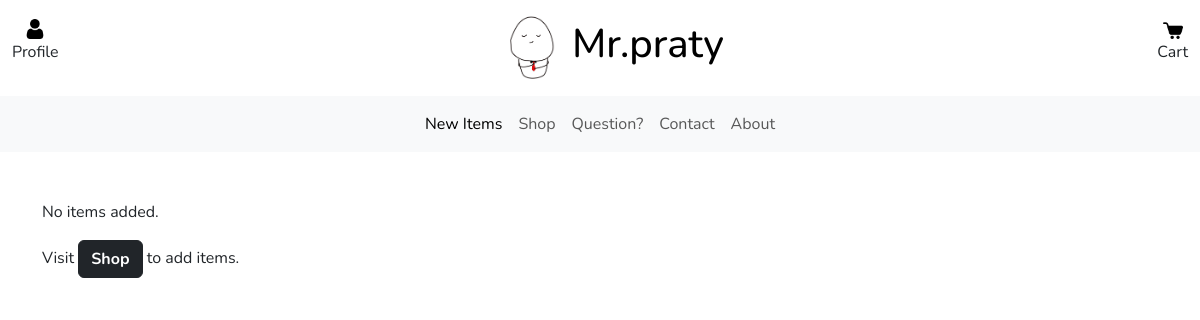
The app's page /checkout (signed in), older data.
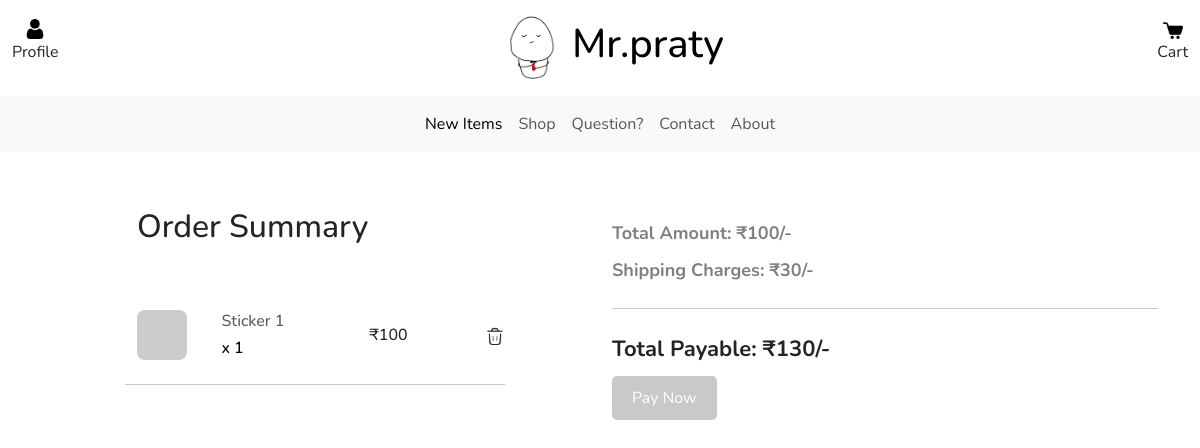
The same page, newer data.
### PratyushDoodlesApp/models/UserModel.py (models this page shows, shortened)
class CartItem(db.Model):
    __tablename__ = 'cart_item'
    id = db.Column(db.Integer, primary_key=True)
    quantity = db.Column(db.Integer, nullable=False)
    cart_id = db.Column(db.Integer, db.ForeignKey('cart.id'), nullable=False)
    product_id = db.Column(db.Integer, db.ForeignKey('product.id'), nullable=False)
    def get_product(self):
        product = Product.query.filter_by(id = self.product_id).first()
        return product

### PratyushDoodlesApp/models/ProductModel.py (models this page shows, shortened)
class Product(db.Model):
    __tablename__ = 'product'
    id = db.Column(db.Integer, primary_key=True)
    name = db.Column(db.String(255), nullable=False)
    description = db.Column(db.String(255), nullable=False)
    price = db.Column(db.Integer, nullable=False)
    stock_quantity = db.Column(db.Integer, nullable=False)
    discount_percent = db.Column(db.Integer, nullable=True)
    product_highlight = db.Column(db.String(255), nullable=True)
    product_images = db.relationship('ProductImage', backref = 'of_product', lazy=True)

### PratyushDoodlesApp/business/checkout.py (the view)
@checkout_bp.route('/checkout')
def checkout():
    data = getCartData()
    return render_template('checkout.html', data=data)

### PratyushDoodlesApp/business/auth.py (called while the page is built)
@login_manager.user_loader
def load_user(user_id):
    return User.query.get(int(user_id))

### PratyushDoodlesApp/business/cart.py (called while the page is built)
def getCartData():
    user = get_current_user()
    items_count = 0
    total_amount = 0
    cart_items = None
    if user and user.cart:
        cart_items = user.cart.cart_items
        for cart_item in cart_items:
            items_count = items_count + cart_item.quantity
            product = Product.query.filter_by(id = cart_item.product_id).first()
            total_amount = total_amount + (product.price * cart_item.quantity)
    return {
        'user' : user,
        'items_count' : items_count,
        'total_amount' : total_amount,
        'cart_items' : cart_items
    }

### PratyushDoodlesApp/business/util.py (called while the page is built)
def get_current_user():
    if  current_user.is_anonymous:
        return None
    return current_user

### PratyushDoodlesApp/templates/checkout.html (shortened to what this page needs)
{% extends 'ui/base_page.html' %}
{% block content %}
<div class="container mt-5">
    {% if data.user %}
    {% if data.cart_items and (data.cart_items|length>0) %}
    <div class="row">
        <div class="col-md-4 mx-auto">
            <div class="flex-column m4">
                <ul class="navbar-nav justify-content-end flex-grow-1 pe-3">
                    <li class="nav-item">
                        <a class="nav-link active" aria-current="page" href="#">
                            <h2>Order Summary</h2>
                        </a>
                    </li>
                </ul>
                <div class="mt-5">
                    {% for cart_item in data.cart_items %}
                    <div id="cart-item-{{ cart_item.product_id }}">
                        {% with cart_item=cart_item, product=cart_item.get_product() %}
                        {% include 'ui/cart_item.html' %}
                        {% endwith %}
                    </div>
                    {% endfor %}
                </div>
            </div>
        </div>
        <div class=" col-md-6">
            <div class="flex-column">
                <div class="col-lg-12 mx-auto">
                    <div class="total-payable">
                        Total Amount: ₹{{ data.total_amount }}/-
                    </div>
                    <div class="shipping-amount">
                        Shipping Charges: ₹30/-
                    </div>
                    <div class="total-amount-large">
                        <hr class="my-4">
                        Total Payable: ₹{{ data.total_amount + 30 }}/-
                    </div>
                    <a style="display: {% if data.user.address %} none {% else %} block {% endif %}; " href="#shipping-address-container">
                        <button class="checkout-button-disabled">Pay Now</button>
                    </a>
                </div>
            </div>
        </div>
    </div>
    {% else %}
    <div class="row ml-auto">
        <p>
            No items added.
        </p>
        <p>
            Visit <a type="button" class="btn btn-dark" href="{{ url_for('shop.shop') }}"><b>Shop</b></a> to add items.
        </p>
    </div>
    {% endif %}
    {% else %}
    <div class="row ml-auto">
        <p>
            <a type="button" class="btn btn-dark" href="{{ url_for('auth.login') }}"><b>Log-In</b></a> to access your cart
        </p>
    </div>
    {% endif%}
</div>
{% endblock content %}

### PratyushDoodlesApp/templates/ui/cart_item.html
<div class="row mb-4 d-flex justify-content-between align-items-center">
    <div class="col-md-2 col-lg-2 col-xl-2">
        <img src="{{ product.product_images[0].picture_url }}" alt="Product" class="rounded-3 ic-50" />
    </div>
    <div class="col-md-3 col-lg-3 col-xl-3">
        <h6 class="text-muted">{{ product.name }}</h6>
        <h6 class="text-black mb-0">x {{ cart_item.quantity }}</h6>
    </div>
    <div class="col-md-3 col-lg-3 col-xl-3 offset-lg-1">
        <h6 class="mb-0">₹{{ product.price }}</h6>
    </div>
    <div class="col-md-1 col-lg-1 col-xl-1 text-end">
        <span class="text-muted" product_id="{{ product.id }}" onclick="removeItemFromCart(this)">
            <img class="ic-20" src="{{ url_for('static', filename='images/ic_trash.png') }}">
        </span>
    </div>
    <hr class="my-4">
</div>

Row changes from the older to the newer data that the page shows:
added CartItem: name "Sticker 1", quantity "1", price "100"
Text that changed along with them:
{{ data.total_amount }}: (not shown) → "100"
{{ data.total_amount + 30 }}: (not shown) → "130"
text no longer shown: "No items added. Visit Shop to add items."
text now shown: "Order Summary Total Amount: ₹ /- Shipping Charges: ₹30/- Total Payable: ₹ /- Pay Now"
